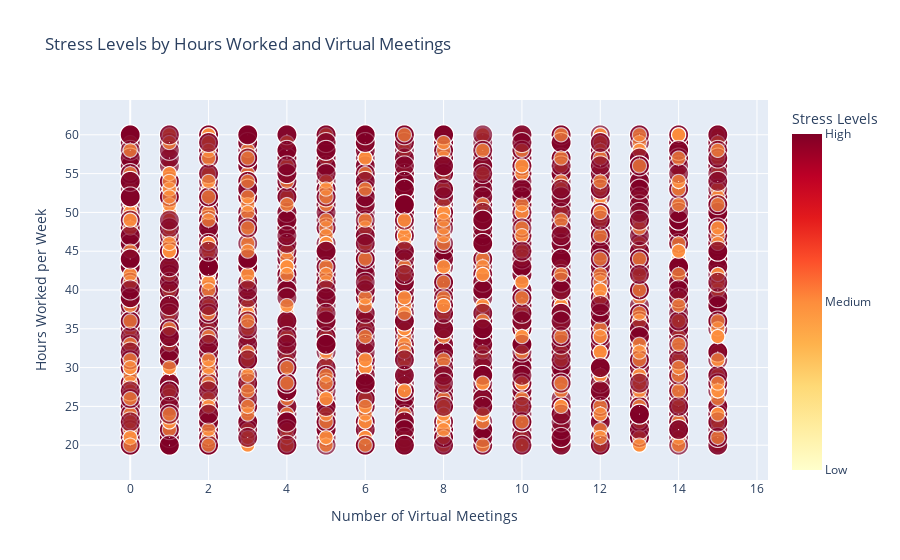

Notebook cell for this chart:
### Code cell
data = list(collection.aggregate(pipeline))
df = pd.DataFrame(data)

# Map the numeric stress levels back to labels (optional for display)
pipeline = [
    {"$match": {
        "Stress_Level": {"$in": [0, 1, 2]},  # Stress level is already numeric
        "Hours_Worked_Per_Week": {"$exists": True, "$ne": None},
        "Number_of_Virtual_Meetings": {"$exists": True, "$ne": None}
    }},
    {"$project": {
        "_id": 0,
        "Number_of_Virtual_Meetings": 1,
        "Hours_Worked_Per_Week": 1,
        "Stress_Level": 1  # Directly use the numeric Stress_Level
    }}
]

# Execute the aggregation pipeline
data = list(collection.aggregate(pipeline))

# Convert the result to a DataFrame
df = pd.DataFrame(data)

# Map the numeric stress levels back to labels for display
stress_labels = {0: "Low", 1: "Medium", 2: "High"}
df["Stress_Level_Label"] = df["Stress_Level"].map(stress_labels)

# Create the bubble chart using Plotly
fig = px.scatter(
    df,
    x="Number_of_Virtual_Meetings",
    y="Hours_Worked_Per_Week",
    size="Stress_Level",  # Scale marker size by stress level
    color="Stress_Level",  # Color by stress level
    color_continuous_scale="YlOrRd",  # Yellow to Red color scale
    hover_data={
        "Stress_Level_Label": True,
        "Number_of_Virtual_Meetings": True,
        "Hours_Worked_Per_Week": True,
        "Stress_Level": False  # Hide numeric stress level in hover
    },
    labels={
        "Number_of_Virtual_Meetings": "Number of Virtual Meetings",
        "Hours_Worked_Per_Week": "Hours Worked per Week",
        "Stress_Level_Label": "Stress Level"
    },
    title="Stress Levels by Hours Worked and Virtual Meetings"
)

fig.update_layout(
    coloraxis_colorbar=dict(
        title="Stress Levels",
        tickvals=[0, 1, 2],
        ticktext=["Low", "Medium", "High"]
    ),
    xaxis=dict(title="Number of Virtual Meetings"),
    yaxis=dict(title="Hours Worked per Week"),
    hovermode="closest"
)

# Show the plot
fig.show()

### Figure 1 — Plotly figure (JSON) as saved in the notebook; plotly's stock layout.template omitted (floating-point values rounded to 4 significant figures; data arrays with more than 128 entries replaced by an {"elided": "..."} marker saying what was removed)
{"data": [{"customdata": {"elided": "5000x2 mixed values"}, "hovertemplate": "Number of Virtual Meetings=%{x}<br>Hours Worked per Week=%{y}<br>Stress Level=%{customdata[0]}<extra></extra>", "legendgroup": "", "marker": {"color": {"elided": "5000 int values"}, "coloraxis": "coloraxis", "size": {"elided": "5000 int values"}, "sizemode": "area", "sizeref": 0.005, "symbol": "circle"}, "mode": "markers", "name": "", "showlegend": false, "type": "scattergl", "x": {"elided": "5000 int values"}, "xaxis": "x", "y": {"elided": "5000 int values"}, "yaxis": "y"}], "layout": {"coloraxis": {"colorbar": {"ticktext": ["Low", "Medium", "High"], "tickvals": [0, 1, 2], "title": {"text": "Stress Levels"}}, "colorscale": [[0, "rgb(255,255,204)"], [0.125, "rgb(255,237,160)"], [0.25, "rgb(254,217,118)"], [0.375, "rgb(254,178,76)"], [0.5, "rgb(253,141,60)"], [0.625, "rgb(252,78,42)"], [0.75, "rgb(227,26,28)"], [0.875, "rgb(189,0,38)"], [1, "rgb(128,0,38)"]]}, "hovermode": "closest", "legend": {"itemsizing": "constant", "tracegroupgap": 0}, "title": {"text": "Stress Levels by Hours Worked and Virtual Meetings"}, "xaxis": {"anchor": "y", "domain": [0, 1], "title": {"text": "Number of Virtual Meetings"}}, "yaxis": {"anchor": "x", "domain": [0, 1], "title": {"text": "Hours Worked per Week"}}}}
